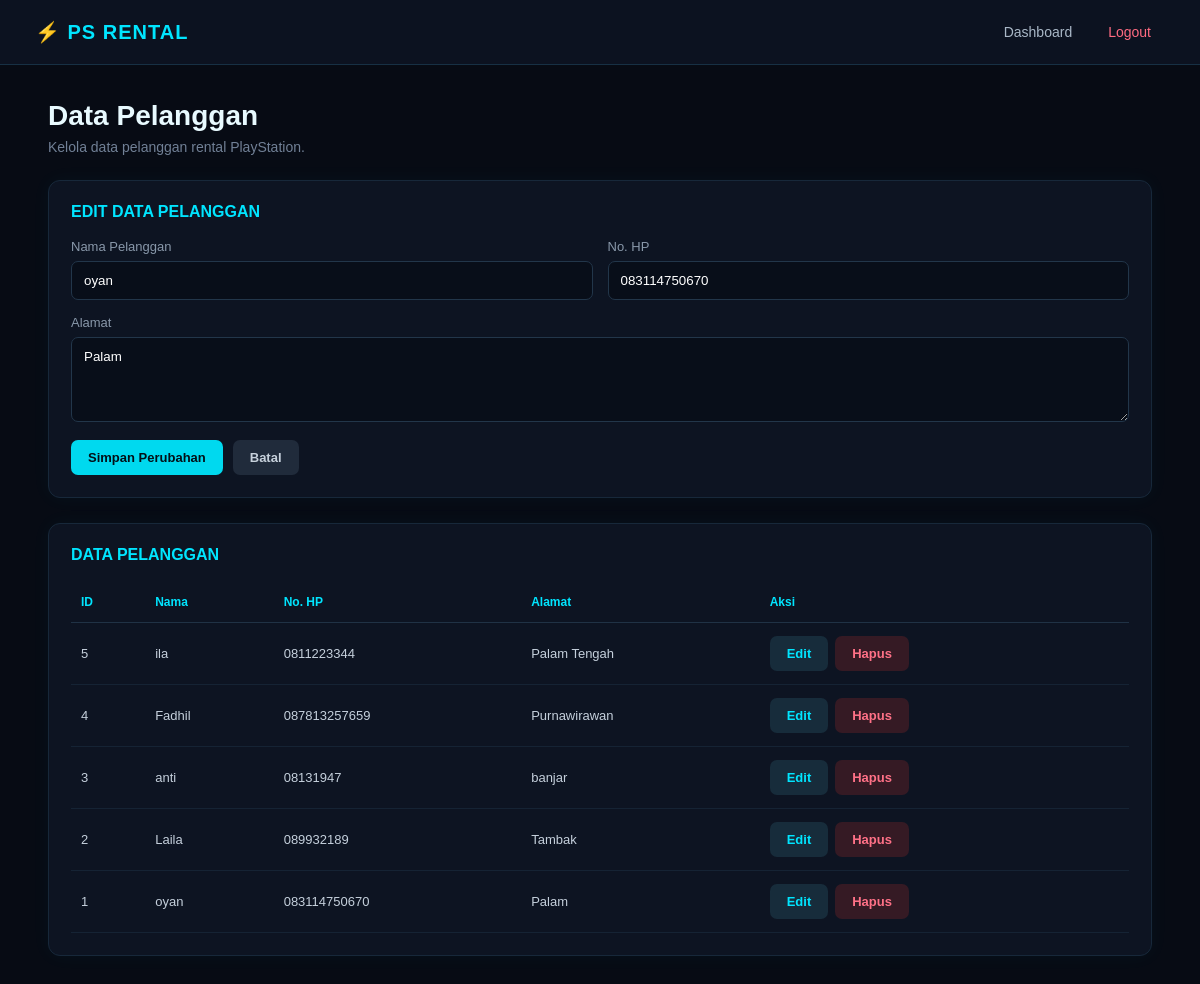
The app's page /db_rental/pelanggan.php?edit=1 (signed in) with its own data.
### tables this page shows
CREATE TABLE `pelanggan` (
  `id_pelanggan` int(11) NOT NULL,
  `nama_pelanggan` varchar(100) NOT NULL,
  `no_hp` varchar(20) NOT NULL,
  `alamat` text NOT NULL
);

### db_rental/pelanggan.php (the view, shortened to what this page needs)
<?php
include 'koneksi.php';
$edit_data = null;
if (isset($_GET['edit'])) {
    $id_pelanggan = $_GET['edit'];
    $query = mysqli_query(
        $koneksi,
        "SELECT * FROM pelanggan
         WHERE id_pelanggan='$id_pelanggan'"
    );
    $edit_data = mysqli_fetch_assoc($query);
}
?>
<!DOCTYPE html>
<html lang="id">
<head>
</head>
<body>
<nav class="navbar">
    <div class="brand">
        ⚡ PS RENTAL
    </div>
    <div class="nav-menu">
        <a href="index.php">
            Dashboard
        </a>
        <a href="logout.php" class="logout">
            Logout
        </a>
    </div>
</nav>
<div class="container">
    <div class="title">
        <h1>Data Pelanggan</h1>
        <p>
            Kelola data pelanggan rental PlayStation.
        </p>
    </div>
    <div class="card">
        <div class="card-title">
            <?= $edit_data
                ? 'EDIT DATA PELANGGAN'
                : 'TAMBAH PELANGGAN' ?>
        </div>
        <form method="POST">
            <div class="form-grid">
                <div class="form-group">
                    <label>
                        Nama Pelanggan
                    </label>
                    <input
                        type="text"
                        name="nama_pelanggan"
                        placeholder="Masukkan nama"
                        required
                        value="<?= $edit_data['nama_pelanggan'] ?? '' ?>"
                    >
                </div>
                <div class="form-group">
                    <label>
                        No. HP
                    </label>
                    <input
                        type="text"
                        name="no_hp"
                        placeholder="08xxxxxxxxxx"
                        required
                        value="<?= $edit_data['no_hp'] ?? '' ?>"
                    >
                </div>
                <div class="form-group full">
                    <label>
                        Alamat
                    </label>
                    <textarea
                        name="alamat"
                        placeholder="Masukkan alamat"
                        required
                    ><?= $edit_data['alamat'] ?? '' ?></textarea>
                </div>
            </div>
            <div class="buttons">
                <?php if ($edit_data) { ?>
                    <button
                        type="submit"
                        name="update"
                        class="btn btn-save">
                        Simpan Perubahan
                    </button>
                    <a
                        href="pelanggan.php"
                        class="btn btn-cancel">
                        Batal
                    </a>
                <?php } ?>
            </div>
        </form>
    </div>
    <div class="card">
        <div class="card-title">
            DATA PELANGGAN
        </div>
        <div class="table-wrap">
            <table>
                <thead>
                    <tr>
                        <th>ID</th>
                        <th>Nama</th>
                        <th>No. HP</th>
                        <th>Alamat</th>
                        <th>Aksi</th>
                    </tr>
                </thead>
                <tbody>
                <?php
                $data = mysqli_query(
                    $koneksi,
                    "SELECT * FROM pelanggan
                     ORDER BY id_pelanggan DESC"
                );
                if (mysqli_num_rows($data) > 0) {
                    while ($row = mysqli_fetch_assoc($data)) {
                ?>
                    <tr>
                        <td>
                            <?= $row['id_pelanggan'] ?>
                        </td>
                        <td>
                            <?= htmlspecialchars(
                                $row['nama_pelanggan']
                            ) ?>
                        </td>
                        <td>
                            <?= htmlspecialchars(
                                $row['no_hp']
                            ) ?>
                        </td>
                        <td>
                            <?= htmlspecialchars(
                                $row['alamat']
                            ) ?>
                        </td>
                        <td>
                            <div class="action">
                                <a
                                    href="pelanggan.php?edit=<?= $row['id_pelanggan'] ?>"
                                    class="btn edit">
                                    Edit
                                </a>
                                <a
                                    href="pelanggan.php?hapus=<?= $row['id_pelanggan'] ?>"
                                    class="btn delete"
                                    onclick="return confirm('Yakin ingin menghapus pelanggan ini?')">
                                    Hapus
                                </a>
                            </div>
                        </td>
                    </tr>
                <?php
                    }
                } ?>
                </tbody>
            </table>
        </div>
    </div>
</div>
</body>
</html>

### db_rental/pelanggan.php (style rules this page uses)
* { box-sizing: border-box; margin: 0; padding: 0; }
body { font-family: Arial, sans-serif; background: #070b14; color: #e8faff; min-height: 100vh; }
.navbar { min-height: 65px; background: #0c1220; border-bottom: 1px solid #173044; display: flex; align-items: center; justify-content: space-between; padding: 0 35px; }
.brand { color: #00e5ff; font-size: 20px; font-weight: bold; letter-spacing: 1px; }
.nav-menu { display: flex; gap: 8px; }
.nav-menu a { color: #aab8c7; text-decoration: none; padding: 9px 14px; border-radius: 7px; font-size: 14px; }
.logout { color: #ff6b81 !important; }
.container { width: 92%; max-width: 1150px; margin: 35px auto; }
.title { margin-bottom: 25px; }
.title h1 { font-size: 28px; margin-bottom: 7px; }
.title p { color: #718096; font-size: 14px; }
.card { background: #0d1422; border: 1px solid #17283a; border-radius: 12px; padding: 22px; margin-bottom: 25px; box-shadow: 0 0 20px rgba(0, 229, 255, 0.04); }
.card-title { color: #00e5ff; font-size: 16px; font-weight: bold; margin-bottom: 18px; }
.form-grid { display: grid; grid-template-columns: 1fr 1fr; gap: 15px; }
.form-group { display: flex; flex-direction: column; gap: 7px; }
.full { grid-column: 1 / -1; }
label { color: #8998aa; font-size: 13px; }
input, textarea { width: 100%; background: #080e19; border: 1px solid #22364a; color: white; padding: 11px 12px; border-radius: 7px; outline: none; font-family: Arial, sans-serif; }
textarea { min-height: 85px; resize: vertical; }
.buttons { margin-top: 18px; display: flex; gap: 10px; }
button, .btn { border: none; padding: 10px 17px; border-radius: 7px; text-decoration: none; cursor: pointer; font-size: 13px; font-weight: bold; }
.btn-save { background: #00d9ef; color: #031017; }
.btn-cancel { background: #202b3b; color: #c7d1dc; }
.table-wrap { overflow-x: auto; }
table { width: 100%; border-collapse: collapse; }
th { text-align: left; color: #00e5ff; font-size: 12px; padding: 13px 10px; border-bottom: 1px solid #203245; }
td { padding: 13px 10px; color: #c5d0dc; border-bottom: 1px solid #152334; font-size: 13px; }
.action { display: flex; gap: 7px; }
.edit { background: #172c3b; color: #00e5ff; }
.delete { background: #351a24; color: #ff7187; }

### records on screen
pelanggan: nama_pelanggan "oyan", no_hp "083114750670", alamat "Palam", id_pelanggan "1"
pelanggan: id_pelanggan "5", nama_pelanggan "ila", no_hp "0811223344", alamat "Palam Tengah"
pelanggan: id_pelanggan "4", nama_pelanggan "Fadhil", no_hp "087813257659", alamat "Purnawirawan"
pelanggan: id_pelanggan "3", nama_pelanggan "anti", no_hp "08131947", alamat "banjar"
pelanggan: id_pelanggan "2", nama_pelanggan "Laila", no_hp "089932189", alamat "Tambak"
